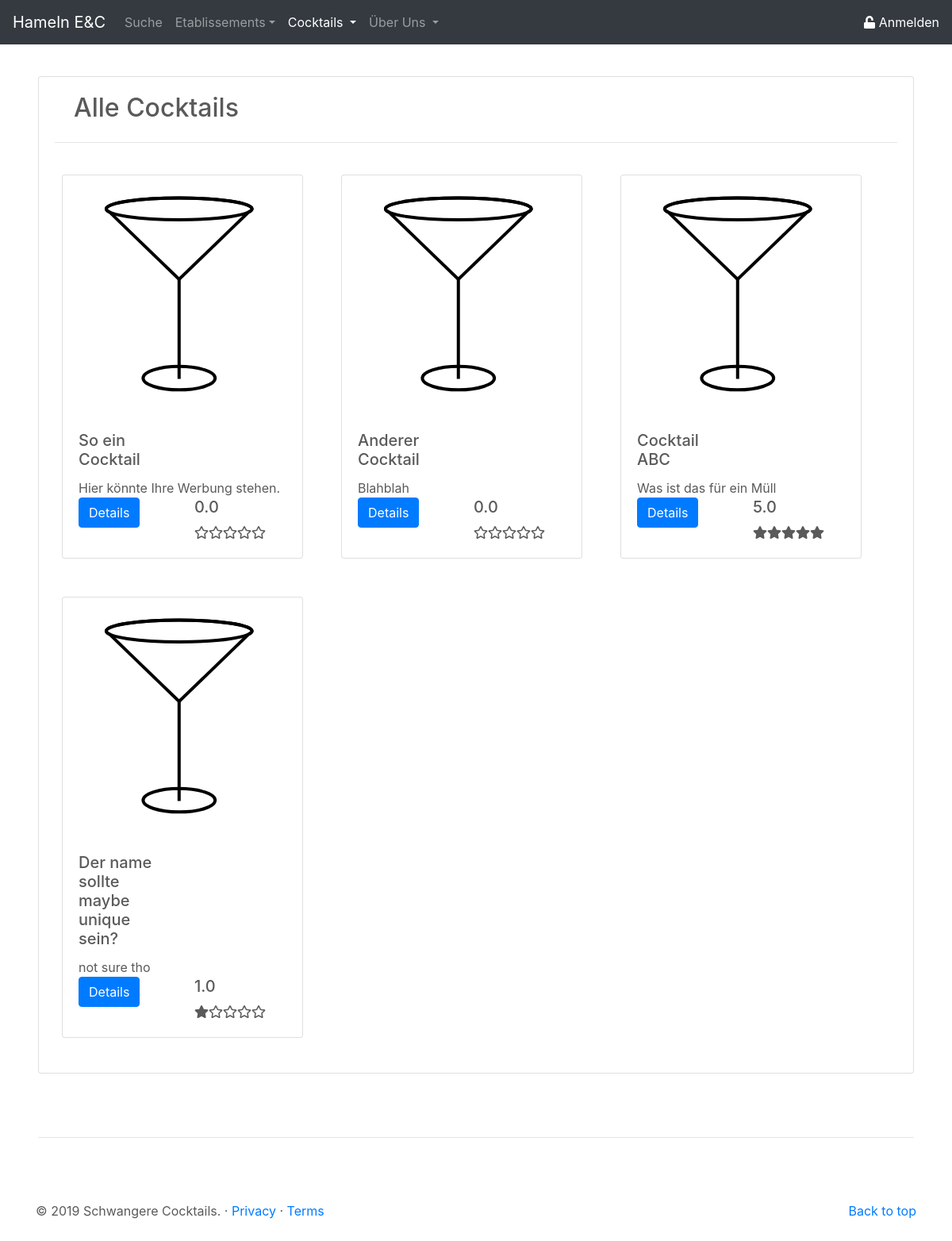
Screenshot of /site/cocktail_main.php with the database file from the repository.
### tables this page shows
CREATE TABLE `cocktail` (
  `id` int(11) NOT NULL,
  `name` varchar(50) NOT NULL,
  `beschreibung` text NOT NULL,
  `img` longblob NOT NULL
);

### php/sessioncheck.php (called while the page is built, shortened)
<?php
if (isset($_SESSION['username'])) {
    $angemeldet = true;
    $username = $_SESSION['username'];
} else {
    $angemeldet = false;
}

### site/cocktail_main.php (the view, shortened to what this page needs)
<?php
include('../php/sessioncheck.php');
$activeHead = "cocktail";
$pdo = new PDO('mysql:host=localhost;dbname=dbprog', 'root', '');
$statement = $pdo->prepare("
					SELECT
						c.id,
						c.name,
						c.beschreibung,
						c.img,
						AVG(sub_bc.wert)
					FROM cocktail c
					LEFT JOIN
						(
						SELECT
							bc.cocktail_id,
							CAST(bc.wert AS INTEGER) AS wert
						FROM
							bewertung_cocktail bc
						) sub_bc
					ON
						c.id = sub_bc.cocktail_id
					GROUP BY
						c.id,
						c.name,
						c.beschreibung,
						c.img");
$result = $statement->execute();
$cockFetch = $statement->fetchAll();
$cockCount = count($cockFetch);
?>
<!doctype html>
<html lang="de">
<head>
    <link rel="stylesheet" href="https://stackpath.bootstrapcdn.com/bootstrap/4.3.1/css/bootstrap.min.css">
    <link href="../css/csstoolbox.css" rel="stylesheet">
</head>
<body>
    <header>
        <?php
        include('../php/buildHeader.php');
        ?>
    </header>
    <main role="main">
    <main role="main">
        <div class="mt-5 ml-5 mr-5">
            <div class="card card-body">
                <h2 class="ml-4">Alle Cocktails</h2>
                <hr>
				<div class="row">
				<?php
				for ($i = 0; $i < $cockCount; $i++)
				{
					echo '<div class="card ml-4 mr-4 mt-4 mb-4" style="width: 19rem;">';
					if ($cockFetch[$i][3] == null)
						echo '<img src="../res/placeholder_cocktail.svg" class="card-img-top">';
					else
						echo '<img src="../php/get_img.php?cock_id=' . $cockFetch[$i][0] . '" class="card-img-top">';
					echo '<div class="card-body">
							<div class="row">
								<div class="col">
									<h5 class="card-title">' . $cockFetch[$i][1] . '</h5>
								</div>
								<div class="col">
								</div>
								<div class="w-100"></div>
								<div class="col">
									<p class="card-text">' . $cockFetch[$i][2] . '<br></p>
								</div>
								<div class="w-100"></div>
								<div class="col">
									<a href="./cocktail_details.php?cock_id=' . $cockFetch[$i][0] . '" class="btn btn-primary">Details</a>
								</div>
								<div class="col">
									<h5 class="rating-num">' . number_format($cockFetch[$i][4], 1) . '</h5>
									<div class="rating">';
				if ($cockFetch[$i][4] >= 1)				echo '<i class="fas fa-star"></i>';
					else								echo '<i class="far fa-star"></i>';
				if ($cockFetch[$i][4] >= 1.75)			echo '<i class="fas fa-star"></i>';
					elseif ($cockFetch[$i][4] >= 1.25)	echo '<i class="fas fa-star-half-alt"></i>';
					else								echo '<i class="far fa-star"></i>';
				if ($cockFetch[$i][4] >= 2.75)			echo '<i class="fas fa-star"></i>';
					elseif ($cockFetch[$i][4] >= 2.25)	echo '<i class="fas fa-star-half-alt"></i>';
					else								echo '<i class="far fa-star"></i>';
				if ($cockFetch[$i][4] >= 3.75)			echo '<i class="fas fa-star"></i>';
					elseif ($cockFetch[$i][4] >= 3.25)	echo '<i class="fas fa-star-half-alt"></i>';
					else								echo '<i class="far fa-star"></i>';
				if ($cockFetch[$i][4] >= 4.75)			echo '<i class="fas fa-star"></i>';
					elseif ($cockFetch[$i][4] >= 4.25)	echo '<i class="fas fa-star-half-alt"></i>';
					else								echo '<i class="far fa-star"></i>';
				echo			'</div>
								</div>
							</div>
						</div>
					</div>';
				}
				?>
				</div>
            </div>
        </div>
    </main>
    <hr class="ct-hr-divider ml-5 mr-5">
    <footer role="footer" class="container">
        <?php
        include('../php/buildFooter.php');
        ?>
    </footer>
</body>
</html>

### php/buildHeader.php (shortened to what this page needs)
<?php
$searchActive = "";
$cocktailActive = "";
$etablissementActive = "";
$uberUnsActive = "";
if ($activeHead == "search") {
    $searchActive = "active";
} elseif ($activeHead == "etablissement") {
    $etablissementActive = "active";
} elseif ($activeHead == "cocktail") {
    $cocktailActive = "active";
} elseif ($activeHead == "uberUns") {
    $uberUnsActive = "active";
}
echo '
    <nav class="navbar navbar-expand-md navbar-dark fixed-top bg-dark">
        <a class="navbar-brand" href="../site/">Hameln E&C</a>
        <div class="collapse navbar-collapse" id="navbarCollapse">
            <ul class="navbar-nav mr-auto">
                <li class="nav-item ' . $searchActive . '">
                    <a class="nav-link" href="../site/search.php">Suche</a>
                </li>
                <li class="nav-item dropdown  ' . $etablissementActive . '">
                    <a class="nav-link dropdown-toggle" href="" id="etablissementDropdown" role="button" data-toggle="dropdown" aria-haspopup="true" aria-expanded="false">Etablissements</a>
                </li>
                <li class="nav-item dropdown ' . $cocktailActive . '">
                    <a class="nav-link dropdown-toggle" href="" id="cocktailDropdown" role="button" data-toggle="dropdown" aria-haspopup="true" aria-expanded="false">Cocktails
                    </a>
                </li>
				<li class="nav-item dropdown ' . $uberUnsActive . '">
				<a class="nav-link dropdown-toggle" href="" id="uberUnsDropdown" role="button" data-toggle="dropdown" aria-haspopup="true" aria-expanded="false">Über Uns
                    </a>
				</li>
            </ul>';
if ($angemeldet and !isset($signout)) {
    echo '<a href="../site/profil_main.php" class="profil-nav mr-3"><i class="far fa-user"></i> Profil</a>';
    echo '<a href="../site/signout.php" class="profil-nav"><i class="fas fa-lock"></i> Abmelden</a>';
} else {
    echo '<a href="../site/signin.php" class="profil-nav"><i class="fas fa-unlock"></i> Anmelden</a>';
}
echo '
        </div>
    </nav>';

### php/buildFooter.php
<?php
echo '
    <p class="float-right"><a href="#">Back to top</a></p>
    <p>&copy; 2019 Schwangere Cocktails. &middot; <a href="#">Privacy</a> &middot; <a href="#">Terms</a></p>';

### css/csstoolbox.css (style rules this page uses)
a.profil-nav:link { color: #FFFFFF; }
body { padding-top: 3rem; padding-bottom: 3rem; margin: auto; color: #5a5a5a; }
.ct-hr-divider { margin: 5rem; }

### rows the page displays
cocktail: name "So ein Cocktail", beschreibung "Hier könnte Ihre Werbung stehen.", i "0.0"
cocktail: name "Anderer Cocktail", beschreibung "Blahblah", i "0.0"
cocktail: name "Cocktail ABC", beschreibung "Was ist das für ein Müll", i "5.0"
cocktail: name "Der name sollte maybe unique sein?", beschreibung "not sure tho", i "1.0"
